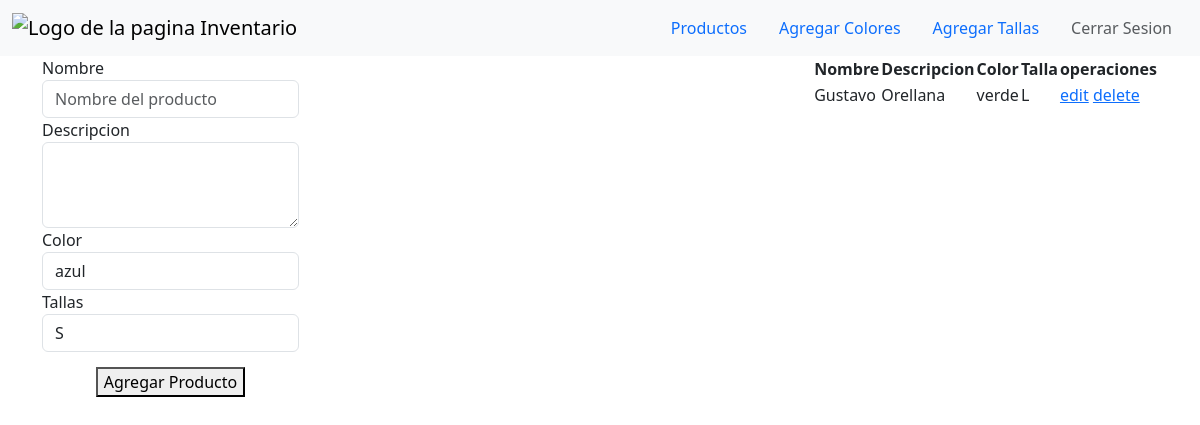
Page /home on the earlier database version.
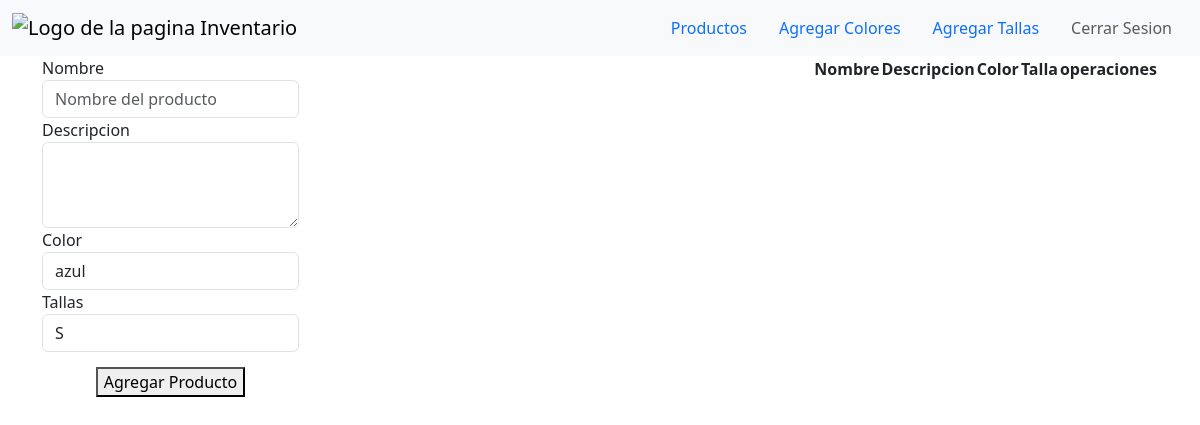
Same page on the later database version.
### tables this page shows
CREATE TABLE productos (
            id INTEGER PRIMARY KEY autoincrement,
               nombre TEXT NOT NUll,
               descripcion TEXT,
               id_color INTEGER,
               id_talla INTEGER,
               foreign key (id_color) references colores(id),
               foreign key (id_talla) references tallas(id)
               
);

CREATE TABLE colores (
               id INTEGER PRIMARY KEY autoincrement,
               nombre TEXT NOT NULL

);

CREATE TABLE tallas(
               id INTEGER PRIMARY KEY autoincrement,
               nombre TEXT NOT NULL
);

### appFlask.py (the view)
@app.route('/home')
def hello_world():
    conexion = sqlite3.connect('test.db')
    cursor = conexion.cursor()
    cursor.execute('SELECT p.id, p.nombre, p.descripcion, c.nombre, t.nombre FROM productos p JOIN colores c ON p.id_color = c.id JOIN tallas t ON p.id_talla = t.id')
    productos = cursor.fetchall()
    print(productos)
    return render_template('home.html', products = productos)

### templates/home.html (shortened to what this page needs)
<!DOCTYPE html>
<html lang="en">
<head>
    <link href="https://cdn.jsdelivr.net/npm/bootstrap@5.3.3/dist/css/bootstrap.min.css" rel="stylesheet">
</head>
<body>
    <nav class="navbar bg-body-tertiary">
        <div class="container-fluid">
            <a class="navbar-brand" href="#">
                <img src="" alt="Logo de la pagina" width="40" height="40" class="d-line-block align-top">
                Inventario
            </a>
            <ul class="nav justify-content-end">
                <li class="nav-item">
                  <a class="nav-link active" aria-current="page" href="#">Productos</a>
                </li>
                <li class="nav-item">
                  <a class="nav-link" href="#">Agregar Colores</a>
                </li>
                <li class="nav-item">
                  <a class="nav-link" href="#">Agregar Tallas</a>
                </li>
                <li class="nav-item">
                  <a class="nav-link disabled" aria-disabled="true">Cerrar Sesion</a>
                </li>
              </ul>
        </div>
    </nav>
  <div class="container" style="display: flex; justify-content: space-between;">
   <div class="form-container" >
    <form action="add_product" method="POST">
      <div class="form-group">
        <label for="nombreForm">Nombre</label>
        <input type="text" class="form-control" id="nombreForm" name="nombre" placeholder="Nombre del producto">
      </div>
      <div class="form-group">
        <label for="descripcionForm">Descripcion</label>
        <textarea class="form-control" name="descripcion" id="descripcionForm" rows="3"></textarea>
      </div>
      <div class="form-group">
        <label for="colorForm">Color</label>
        <select class="form-control" name="color" id="colorForm">
          <option >azul</option>
        </select>
      </div>
      <div class="form-group">
        <label for="tallaForm">Tallas</label>
        <select class="form-control" name="talla" id="tallaForm">
          <option >S</option>
        </select>
      </div>
      <div style="text-align: center;margin-top: 15px;"><button type="submit" style="text-align: center;">Agregar Producto</button></div>
    </form>
  </div>
  <div class="productos-container">
    <table>
    <thead>
      <tr>
        <th>Nombre</th>
        <th>Descripcion</th>
        <th>Color</th>
        <th>Talla</th>
        <th>operaciones</th>
      </tr>
    </thead>
    <tbody>
      {% for producto in products %}
        <tr>
          <td>{{ producto.1 }}</td>
          <td>{{ producto.2 }}</td>
          <td>{{ producto.3}}</td>
          <td>{{ producto.4}}</td>
          <td><a href="/edit">edit</a>
              <a href="/delete/{{producto.0}}" >delete</a>
          </td>
        </tr>
      {% endfor %}
    </tbody>
  </table>
  </div>
</div>
</body>
</html>

Differences in the rows shown:
removed productos: nombre "Gustavo", descripcion "Orellana", nombre "verde", nombre "L"
